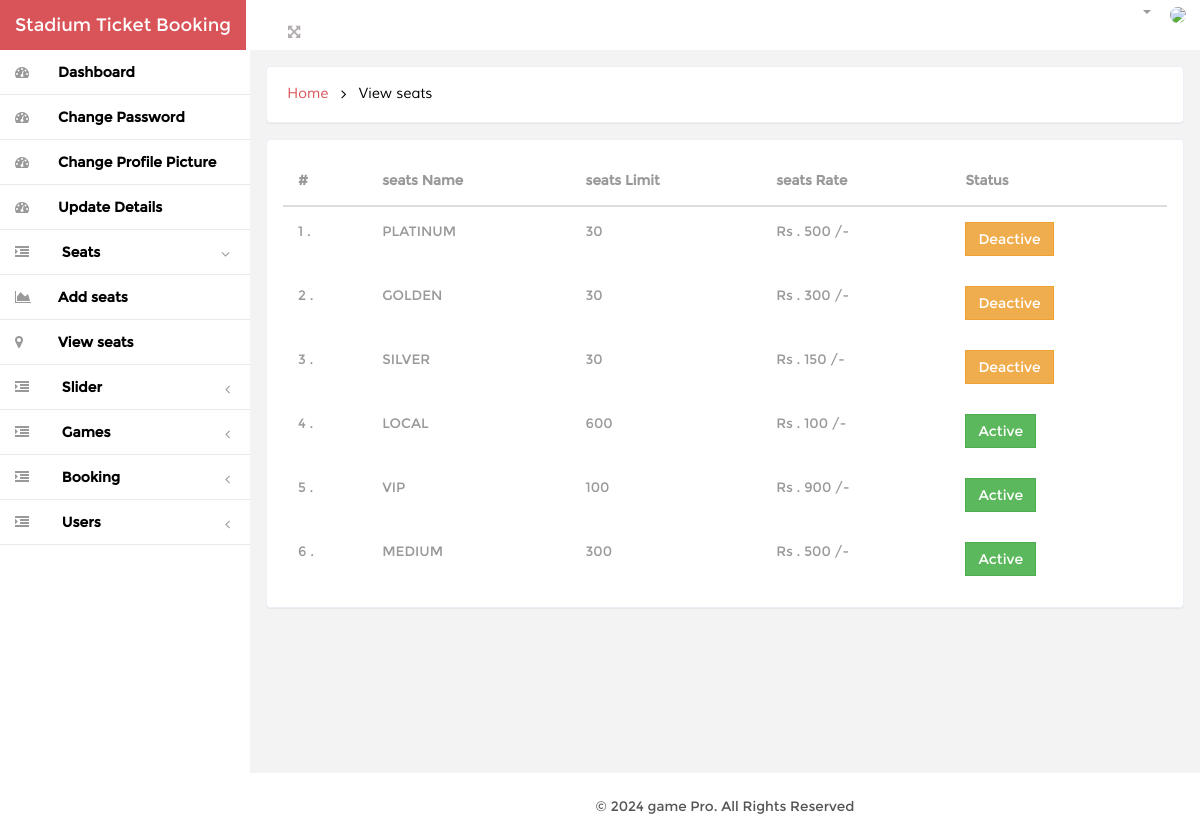
/admin/view_seats.php (signed in), run on the app's committed database.
### tables this page shows
CREATE TABLE IF NOT EXISTS `seats` (
  `seats_id` int(1) NOT NULL AUTO_INCREMENT,
  `seats_name` varchar(100) NOT NULL,
  `seats_limit` int(3) NOT NULL,
  `seats_rate` decimal NOT NULL,
  `status` tinyint(1) NOT NULL DEFAULT '1',
  PRIMARY KEY (`seats_id`)
);

### admin/db/db_config.php (called while the page is built, shortened)
<?php
	$cid = mysqli_connect("localhost","root","","ticket_stadium");
	mysqli_query($cid,'SET character_set_results=utf8');
		mysqli_query($cid, 'SET NAMES utf8');
		mysqli_query($cid,'SET character_set_client=utf8');
		mysqli_query($cid,'SET character_set_connection=utf8');
		mysqli_query($cid,'SET character_set_results=utf8');
		mysqli_query($cid,'SET collation_connection=utf8_general_ci');
	function select($query)
	{
		global $cid;
		$res = mysqli_query($cid,$query);
		return $res;
	}
?>

### admin/view_seats_data.php (the view)
<?php require_once"db/session.php"; require_once"db/db_config.php";	 ?>
<?php
	$res = select("SELECT * FROM seats");
	if(mysqli_num_rows($res)>0) {
	?>
	<div class="table">
	<table class="table table-hover">
		<thead>
			<tr>
				<th>#</th>
				<th>seats Name</th>
				<th>seats Limit</th>
				<th>seats Rate</th>
				<th>Status</th>
			</tr>
		</thead>
		<tbody>
			<?php $i=1; while($row = mysqli_fetch_array($res)){ extract($row);	?>
				<tr >
					<td><?=$i?> . </td>
					<td><?=strtoupper($seats_name)?></td>
					<td><?=$seats_limit?></td>
					<td>Rs . <?=$seats_rate," /-"?></td>
					<?php if($status==1){ ?>
					<td><button class="btn btn-success del_seats" data-seats_id="<?=$seats_id?>" data-status="0"> Active</button></td>
					<?php } else { ?>
					<td><button class="btn btn-warning del_seats" data-seats_id="<?=$seats_id?>" data-status="1"> Deactive</button></td>
					<?php } ?>
				</tr>
			<?php $i++; } ?>
		</tbody>
	</table>
	</div>
	<?php  } else { ?>
	<h2 class="text-center">No seats Yet</h2>
<?php  } ?>

### admin/css/style.css (style rules this page uses)
html, body { font-family:'Montserrat-Regular'; font-size: 100%; background:#F3F3F4; overflow-x: hidden; }
.btn { border-radius: 0px; outline: none; }
.table td, .table>tbody>tr>td, .table>tbody>tr>th, .table>tfoot>tr>td, .table>tfoot>tr>th, .table>thead>tr>td, .table>thead>tr>th { padding: 15px !important; font-size: 0.85em; color: #999; border-top: none !important; }
.table { margin-bottom: 0; }

### data on the page
seats: seats_name "PLATINUM", seats_limit "30", seats_rate "500"
seats: seats_name "GOLDEN", seats_limit "30", seats_rate "300"
seats: seats_name "SILVER", seats_limit "30", seats_rate "150"
seats: seats_name "LOCAL", seats_limit "600", seats_rate "100"
seats: seats_name "VIP", seats_limit "100", seats_rate "900"
seats: seats_name "MEDIUM", seats_limit "300", seats_rate "500"
